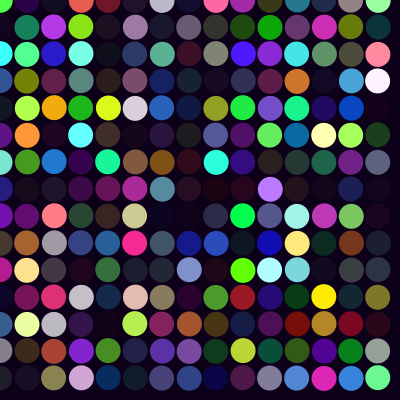
Frame 1 (no input)
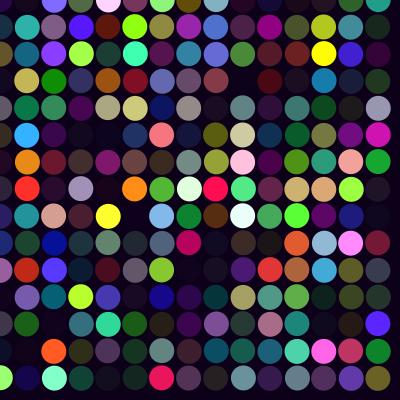
Frame 60 (the mouse pressed at the canvas centre just before this capture)
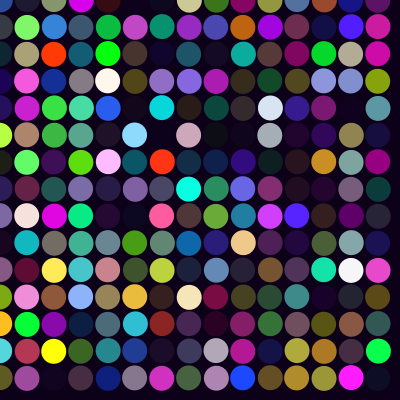
Frame 120 (the mouse held since frame 60 and released just before this capture)

The Processing sketch that drew these frames (run headless with seeded random() and noise(); from frame 60 on, the mouse is pressed at the canvas centre):

// Processing sketch: processing_4092
// ── processing_4092.pde

/**Camila Donoso <br /> 
 * Proyecto final Lenguaje Computacional Cero <br /> 
 * Diseño. e[ad]. PUCV <br /> 
 * Martes 25 de Agosto 2009 <br /> 
 * POP- basado en ejemplo de objetos de Herbert Spencer <br />  
 
 Elipses dispuestas en torno al lienzo que cambian de color en base a un 
 random y que a la vez estas giran,ademas al presionan la tecla "c" de circulos,
 los elipses se agrandan y comienzan a rotar ,dejando una estela del color de los circulos,
 dando la impresión que van recorriendo todos los circulos
 
 
 */ 







int esp = 27; // espaciador 
 
void setup(){ 
  size ( 400, 400); 
  colorMode (RGB);
  frameRate (10);
  smooth ();
} 
 
void draw(){ //caracteristicas del objeto
  background(13,1,26); 
  for (int y = 0; y < height; y += esp){ 
    for (int x = 0; x < width; x += esp){ 
   stroke(15,206,166); 
   pelotitas(x,y); 
if(keyPressed) { //permite cambiar las caracteristicas de los circulos
    if (key == 'c' || key == 'c') {
 ellipse(x,y,random(20,30),random (50,15));
    }
  } else {
    fill(random(315), random (315), random (315), random (315));
  }
 
    } 
  } 
} 
  
 


 
void pelotitas (int _x, int _y){ //construccion de las pelotitas
float d = dist(50, 50, _x, _y);  
float a= noise(10);
float b= noise (10);


pushMatrix();{ //rotacion de las pelotitas y del color
  translate(_x,_y); 
rotate(random (10));
//stroke(162,5,162); 
fill(random(315), random (315), random (315), random (315)); 
noStroke();
ellipse(a,b,random(25,25),random(25,25)); 

} 
popMatrix(); 
} 

  
